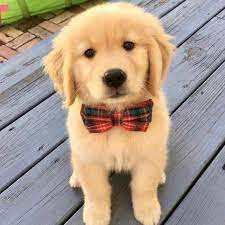
#> input picture perrito.jpg, 225 x 225 px, given in place of the camera
$ python main.py
#> lines starting #> are read from the running program, lines starting #| are printed output that depends on the picture
# El código detecta cículos en el centro de la pantalla (en la computadora)
# Hay un contador para los Circulos detectados (todos los que se ven al momento)

import cv2
import numpy as np

circulosDetectados = 0

# Función para detectar círculos en una región de interés (ROI) de la imagen
def detect_circles_in_roi(image, x_center, y_center, roi_width, roi_height):

    global circulosDetectados

    # Definir la región de interés (ROI) centrada en (x_center, y_center)
    x = x_center - roi_width//2
    y = y_center - roi_height//2
    roi = image[y:y+roi_height, x:x+roi_width]

    # Convertir la ROI a escala de grises
    gray = cv2.cvtColor(roi, cv2.COLOR_BGR2GRAY)

    # Aplicar suavizado para reducir el ruido
    gray_blurred = cv2.GaussianBlur(gray, (9, 9), 2)

    # Detectar círculos utilizando la transformada de Hough
    circles = cv2.HoughCircles(gray_blurred, cv2.HOUGH_GRADIENT, dp=1, minDist=50, param1=200, param2=30, minRadius=0, maxRadius=0)

    if circles is not None:
        circles = np.round(circles[0, :]).astype("int")
        for (x_circle, y_circle, r) in circles:
            # Ajustar las coordenadas del círculo al fotograma original
            x_circle += x
            y_circle += y
            # Dibujar el círculo y su centro en el fotograma original
            cv2.circle(image, (x_circle, y_circle), r, (0, 255, 0), 4)
            cv2.rectangle(image, (x_circle - 5, y_circle - 5), (x_circle + 5, y_circle + 5), (0, 128, 255), -1)
        circulosDetectados += 1

    return image

# Dibuja la maya de los límites
def printMaya(image, width, height):

    # Horizontales
    cv2.line(image, (0, int(height*(1/3))), (width*2, int(height*(1/3))), (255, 255, 255), 1)
    # [10 lines of commented-out code are left out]
roi_width = 300
roi_height = 300

# Inicializar la cámara
cap = cv2.VideoCapture(0)

while True:
    ret, frame = cap.read()
#> frame is the input picture: shape (225, 225, 3); mean B, G, R 138.2, 153.7, 170.8

    if ret:
        # Obtener las dimensiones del fotograma
        height, width = frame.shape[:2]
#> height = 225; width = 225

        # Calcular las coordenadas del centro de la pantalla
        x_center = width // 2
#> x_center = 112
        y_center = height // 2
#> y_center = 112

        # Detectar círculos en el área central de la imagen
        detected_frame = detect_circles_in_roi(frame, x_center, y_center, roi_width, roi_height)
#> in detect_circles_in_roi, `roi = image[y:y+roi_height, x:x+roi_width]`:
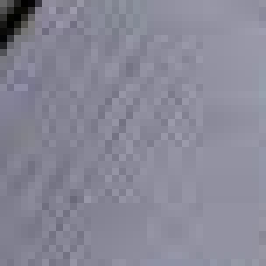
#> roi: shape (38, 38, 3) (shown 7 times larger); mean B, G, R 151.3, 135.7, 136.5
#> in detect_circles_in_roi, `gray_blurred = cv2.GaussianBlur(gray, (9, 9), 2)`:
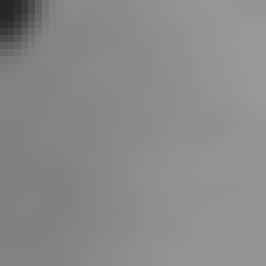
#> gray_blurred: shape (38, 38) (shown 7 times larger); min 37, max 154, mean 137.7
#> in detect_circles_in_roi, `circles = cv2.HoughCircles(gray_blurred, cv2.HOUGH_GRADIENT, dp=1, min..`: circles = None

        # Imprimir la maya
        printMaya(frame, height, width)
        #print(height, width)


        print("Circulos detectados:", circulosDetectados)

        # Mostrar el fotograma con círculos detectados
        cv2.imshow("Detected Circles", detected_frame)

    # Romper el bucle si se presiona la tecla 'q'
    if cv2.waitKey(1) & 0xFF == ord('q'):
#> (key q is pressed here)
        break

# Liberar la cámara y cerrar todas las ventanas
cap.release()
cv2.destroyAllWindows()
